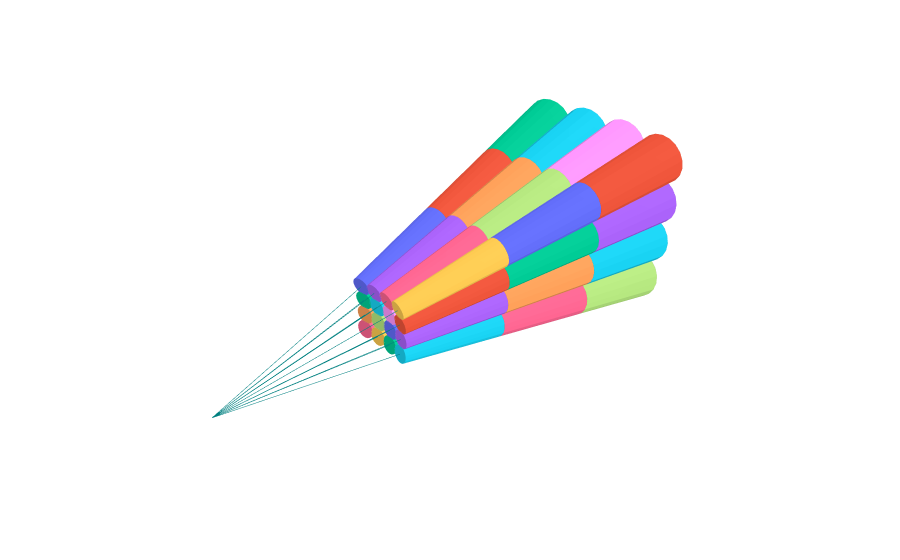

Notebook source saved alongside this figure:
### Code cell
# COLLAPSED
import torch
from nerfstudio.cameras.cameras import Cameras, CameraType
from nerfstudio.utils import plotly_utils as vis
import plotly.graph_objects as go

cx = 2.0
cy = 2.0
fx = 10.0
fy = 10.0

num_samples = 3
near_plane = 1
far_plane = 3

c2w = torch.eye(4)[None, :3, :]
camera = Cameras(fx=fx, fy=fy, cx=cx, cy=cy, camera_to_worlds=c2w, camera_type=CameraType.PERSPECTIVE)
ray_bundle = camera.generate_rays(camera_indices=0)

bins = torch.linspace(near_plane, far_plane, num_samples + 1)[..., None]
ray_samples = ray_bundle.get_ray_samples(bin_starts=bins[:-1, :], bin_ends=bins[1:, :])

vis_rays = vis.get_ray_bundle_lines(ray_bundle, color="teal", length=far_plane)

fig = go.Figure(data=[vis_rays] + vis.get_frustums_mesh_list(ray_samples.frustums), layout=webdocs_layout)
fig.show()
